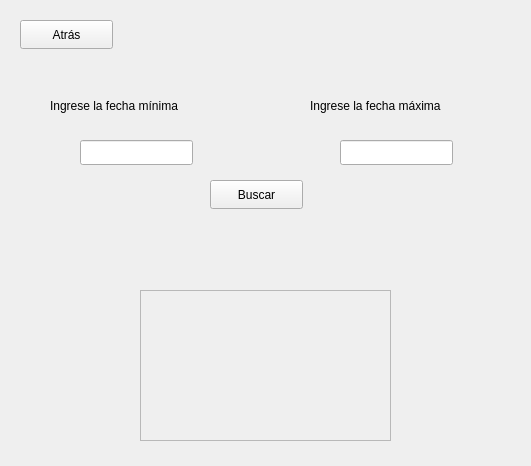
<?xml version="1.0" encoding="UTF-8"?>
<ui version="4.0">
 <class>busquedaRangoFecha</class>
 <widget class="QWidget" name="busquedaRangoFecha">
  <property name="geometry">
   <rect>
    <x>0</x>
    <y>0</y>
    <width>531</width>
    <height>466</height>
   </rect>
  </property>
  <property name="windowTitle">
   <string>Form</string>
  </property>
  <widget class="QPushButton" name="btn_atras">
   <property name="geometry">
    <rect>
     <x>20</x>
     <y>20</y>
     <width>93</width>
     <height>29</height>
    </rect>
   </property>
   <property name="text">
    <string>Atrás</string>
   </property>
  </widget>
  <widget class="QLabel" name="label">
   <property name="geometry">
    <rect>
     <x>50</x>
     <y>90</y>
     <width>171</width>
     <height>31</height>
    </rect>
   </property>
   <property name="text">
    <string>Ingrese la fecha mínima</string>
   </property>
  </widget>
  <widget class="QLabel" name="label_2">
   <property name="geometry">
    <rect>
     <x>310</x>
     <y>90</y>
     <width>171</width>
     <height>31</height>
    </rect>
   </property>
   <property name="text">
    <string>Ingrese la fecha máxima</string>
   </property>
  </widget>
  <widget class="QLabel" name="aviso">
   <property name="geometry">
    <rect>
     <x>160</x>
     <y>220</y>
     <width>201</width>
     <height>61</height>
    </rect>
   </property>
   <property name="text">
    <string/>
   </property>
  </widget>
  <widget class="QLineEdit" name="min">
   <property name="geometry">
    <rect>
     <x>80</x>
     <y>140</y>
     <width>113</width>
     <height>25</height>
    </rect>
   </property>
  </widget>
  <widget class="QLineEdit" name="max">
   <property name="geometry">
    <rect>
     <x>340</x>
     <y>140</y>
     <width>113</width>
     <height>25</height>
    </rect>
   </property>
  </widget>
  <widget class="QPushButton" name="btn_buscar">
   <property name="geometry">
    <rect>
     <x>210</x>
     <y>180</y>
     <width>93</width>
     <height>29</height>
    </rect>
   </property>
   <property name="text">
    <string>Buscar</string>
   </property>
  </widget>
  <widget class="QScrollArea" name="scrollArea">
   <property name="geometry">
    <rect>
     <x>140</x>
     <y>290</y>
     <width>251</width>
     <height>151</height>
    </rect>
   </property>
   <property name="widgetResizable">
    <bool>true</bool>
   </property>
   <widget class="QWidget" name="scrollAreaWidgetContents">
    <property name="geometry">
     <rect>
      <x>0</x>
      <y>0</y>
      <width>249</width>
      <height>149</height>
     </rect>
    </property>
   </widget>
  </widget>
 </widget>
 <resources/>
 <connections/>
</ui>
